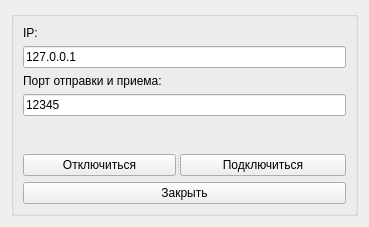
<?xml version="1.0" encoding="UTF-8"?>
<ui version="4.0">
 <class>UdpCnct</class>
 <widget class="QWidget" name="UdpCnct">
  <property name="geometry">
   <rect>
    <x>0</x>
    <y>0</y>
    <width>369</width>
    <height>227</height>
   </rect>
  </property>
  <property name="windowTitle">
   <string>Подключение</string>
  </property>
  <layout class="QGridLayout" name="gridLayout">
   <item row="0" column="0">
    <widget class="QGroupBox" name="groupBox">
     <property name="title">
      <string/>
     </property>
     <layout class="QVBoxLayout" name="verticalLayout">
      <item>
       <widget class="QLabel" name="label">
        <property name="text">
         <string>IP:</string>
        </property>
       </widget>
      </item>
      <item>
       <widget class="QLineEdit" name="IP">
        <property name="text">
         <string>127.0.0.1</string>
        </property>
       </widget>
      </item>
      <item>
       <widget class="QLabel" name="label_2">
        <property name="text">
         <string>Порт отправки и приема:</string>
        </property>
       </widget>
      </item>
      <item>
       <widget class="QLineEdit" name="PortSnd">
        <property name="text">
         <string>12345</string>
        </property>
       </widget>
      </item>
      <item>
       <spacer name="verticalSpacer">
        <property name="orientation">
         <enum>Qt::Vertical</enum>
        </property>
        <property name="sizeHint" stdset="0">
         <size>
          <width>20</width>
          <height>40</height>
         </size>
        </property>
       </spacer>
      </item>
      <item>
       <widget class="QSplitter" name="splitter">
        <property name="orientation">
         <enum>Qt::Horizontal</enum>
        </property>
        <widget class="QPushButton" name="discnct">
         <property name="text">
          <string>Отключиться</string>
         </property>
        </widget>
        <widget class="QPushButton" name="connct">
         <property name="text">
          <string>Подключиться</string>
         </property>
        </widget>
       </widget>
      </item>
      <item>
       <widget class="QPushButton" name="Close">
        <property name="text">
         <string>Закрыть</string>
        </property>
       </widget>
      </item>
     </layout>
    </widget>
   </item>
  </layout>
 </widget>
 <resources/>
 <connections/>
</ui>
